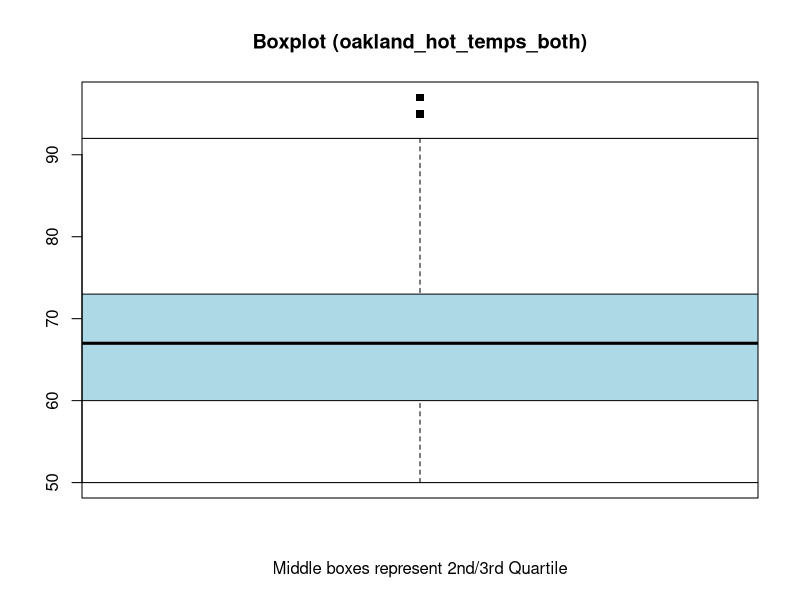
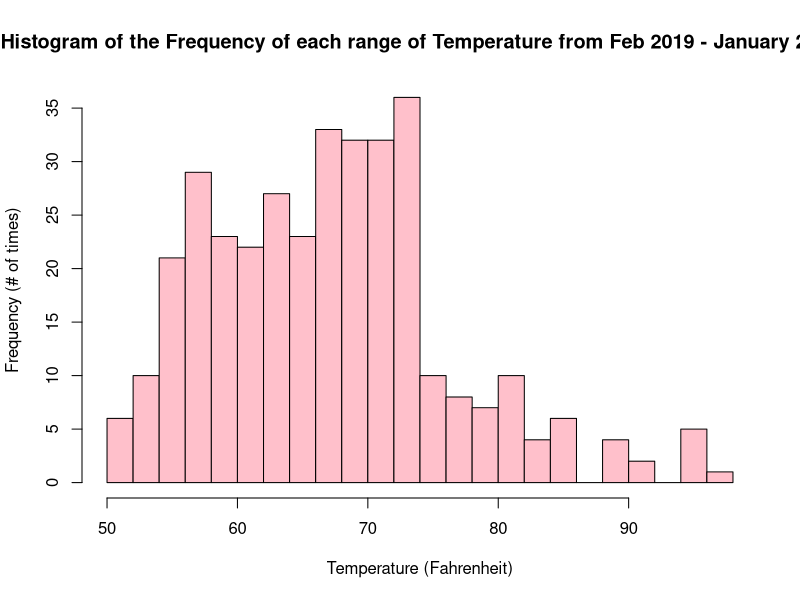
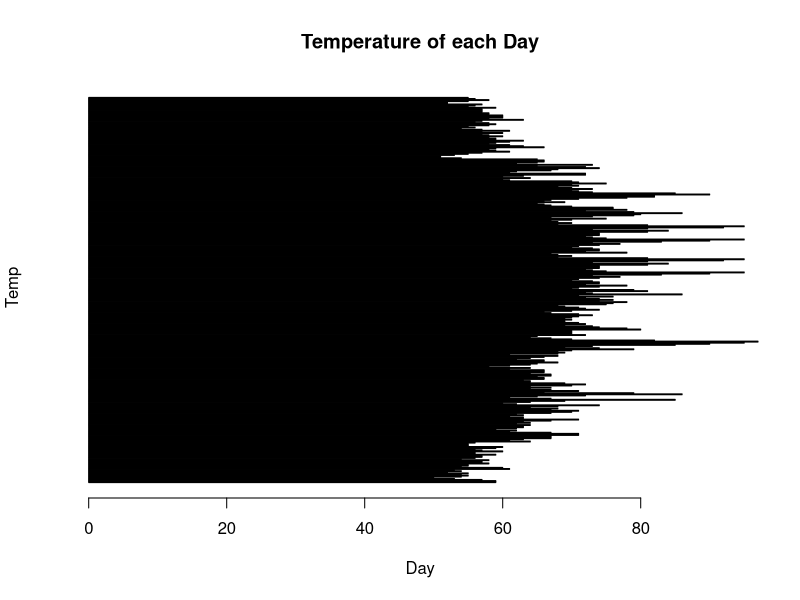
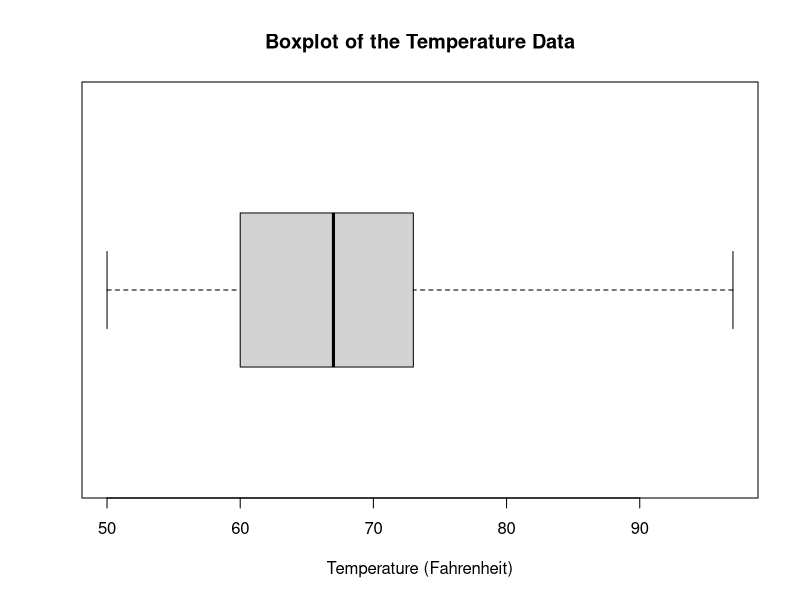
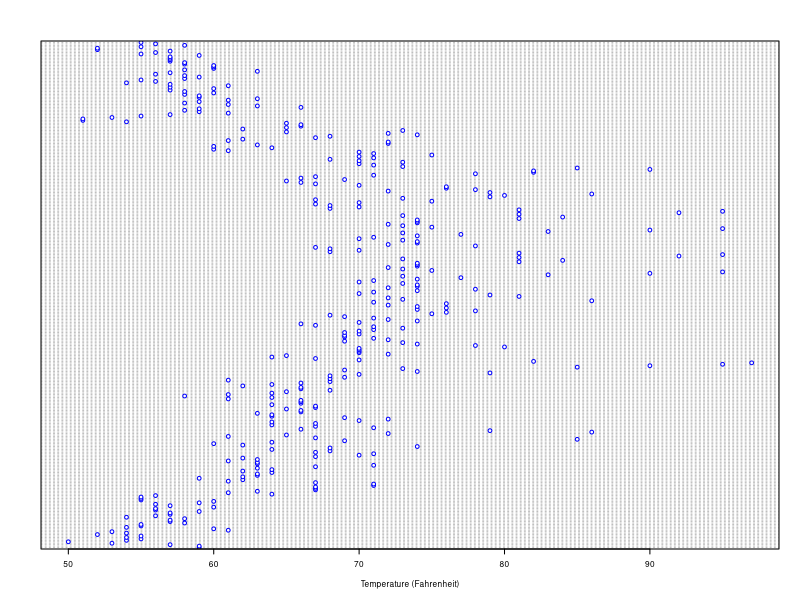
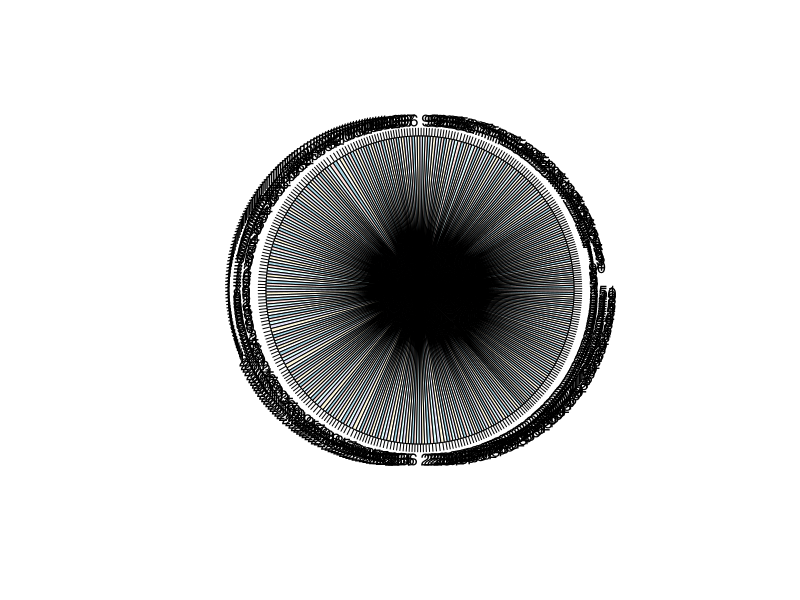

The R script that drew these images, in order:

oakland_hot_temps_feb <- c(59, 59, 57, 53, 50, 54, 55, 54, 55, 52, 54, 53, 61, 60, 54, 55, 55, 58, 57 , 57, 58, 54, 56, 57, 57, 59, 56)
oakland_hot_temps_mar <- c(56, 60, 57, 56, 59, 60, 55, 55, 55, 56, 64, 61, 63, 67, 67, 67, 71, 71, 67, 61, 62, 59, 62, 63, 63, 64, 62, 64, 63, 67, 71)
oakland_hot_temps_apr <- c(63, 63, 61, 63, 62, 67, 70, 71, 67, 68, 64, 68, 74 ,62, 60, 64, 69, 85, 67, 61, 65, 72, 86, 79, 66, 71, 67, 64, 67, 64)
oakland_hot_temps_may <- c(70, 72, 69, 64, 64, 63, 66, 66, 65, 67, 67, 64, 66, 66, 66, 61, 64 , 58, 61, 64, 65, 68 , 66, 66, 62, 64 , 66, 68, 61, 68)
oakland_hot_temps_jun <- c(69, 68, 70, 79, 74, 69, 73 , 85, 90, 95, 97, 82, 70, 67, 64, 65, 72, 70, 70, 70, 70, 80, 78, 74, 73 , 69, 72, 71, 69, 69)
oakland_hot_temps_jul <- c(70, 69, 70, 71, 73, 71, 67, 66, 70, 74, 72 , 71, 69, 68, 75, 76, 78, 74, 76, 74, 72, 76, 71, 86, 73, 72, 81, 79, 70, 71, 74)
oakland_hot_temps_aug <- c(78, 72, 74, 74, 73, 70, 71, 74, 77, 73, 83, 90, 95, 75, 73, 72 , 74, 74, 74, 81, 84, 73, 81, 92, 95, 81, 68, 70, 68, 67)
oakland_hot_temps_sep <- c(78,72, 74, 74, 73, 70, 71, 74, 77, 73, 83, 90, 95, 75, 73, 72, 74 , 74, 74, 81, 84, 73, 81, 92, 95, 81, 68, 70, 68, 67)
oakland_hot_temps_oct <- c(70,75, 67, 73, 79, 80, 86, 79, 72, 78, 76, 76, 70, 67, 66, 65, 69, 66, 67, 71, 78, 82, 82, 90, 85, 73, 71, 70, 73, 70, 68)
oakland_hot_temps_nov <- c(71,70, 75, 71, 70, 61, 60, 64, 60, 63, 72, 72, 61, 62, 67, 68, 74, 72, 65, 73, 62, 65, 66, 66, 65, 54, 51, 51, 53, 55)
oakland_hot_temps_dec <- c(57,61, 59, 58,59,66,63,61, 58, 59, 61, 63, 59, 59, 58, 60, 58, 57, 60, 57, 61, 57, 54, 56, 55, 58, 59, 58, 56, 57, 63)
oakland_hot_temps_jan <- c(58,60, 60, 60, 58, 58, 57, 57, 57,57, 59, 55, 56, 57, 52, 52,55, 58, 56, 55)


oakland_hot_temps_both <- c(
oakland_hot_temps_feb, 
oakland_hot_temps_mar, 
oakland_hot_temps_apr,
oakland_hot_temps_may,
oakland_hot_temps_jun,
oakland_hot_temps_jul,
oakland_hot_temps_aug,
oakland_hot_temps_sep,
oakland_hot_temps_oct,
oakland_hot_temps_nov, 
oakland_hot_temps_dec, 
oakland_hot_temps_jan

)

darion_is_cool <- 1738
print(darion_is_cool)

really_cool_darion <- 'yes sheck wes'
print(really_cool_darion)

private_twitter <- TRUE
print(private_twitter)


print(sd(oakland_hot_temps_dec))
print(mean(oakland_hot_temps_dec))
print(median(oakland_hot_temps_dec))
print('')

print(sd(oakland_hot_temps_jan))
print(mean(oakland_hot_temps_jan))
print(median(oakland_hot_temps_jan))
print('')

print(sd(oakland_hot_temps_both))
print('this is the mean of all the temperatures')
print(mean(oakland_hot_temps_both))
print(median(oakland_hot_temps_both))

## Cooler Way to do it, called 'piping' works with the magrittr package, possible in codecademy
#mean_of_data <- oakland_hot_temps_both %>%
 # mean(oakland_hot_temps_both)
#mean_of_data


#this one is not mine, used for demonstrative purposes. 
boxplot(oakland_hot_temps_both, pch=15,
 main="Boxplot (oakland_hot_temps_both)" , 
 col = "lightblue",
 xlab = 'Middle boxes represent 2nd/3rd Quartile',
pars = list(boxwex = 5))


#histogram of the data
hist(oakland_hot_temps_both, 
col="pink",
main = "Histogram of the Frequency of each range of Temperature from Feb 2019 - January 2020",
xlab = "Temperature (Fahrenheit)",
ylab = "Frequency (# of times)",
border = "black",
breaks = 20
)

#Bad representation of the Data, too cluttered to see anything but the general trend
barplot(oakland_hot_temps_both,
 main="Temperature of each Day",
   xlab="Day",
   ylab =' Temp',
   col = 'purple', #Doesn't work for some reason??
   horiz = TRUE) #case where it works ,but it makes a bad graph worse

boxplot(oakland_hot_temps_both, main="Boxplot of the Temperature Data",
 xlab="Temperature (Fahrenheit)",
 horizontal = TRUE, 
 range = 0)


##Don't do this without context!!!!!!
dotchart(oakland_hot_temps_both,
ylab = "Month, ascending from Feb 2019 to January 2020",
xlab = 'Temperature (Fahrenheit)',
color = 'blue',
cex = 0.5
)

##Don't do this with this type of data!!!
pie(oakland_hot_temps_both)
